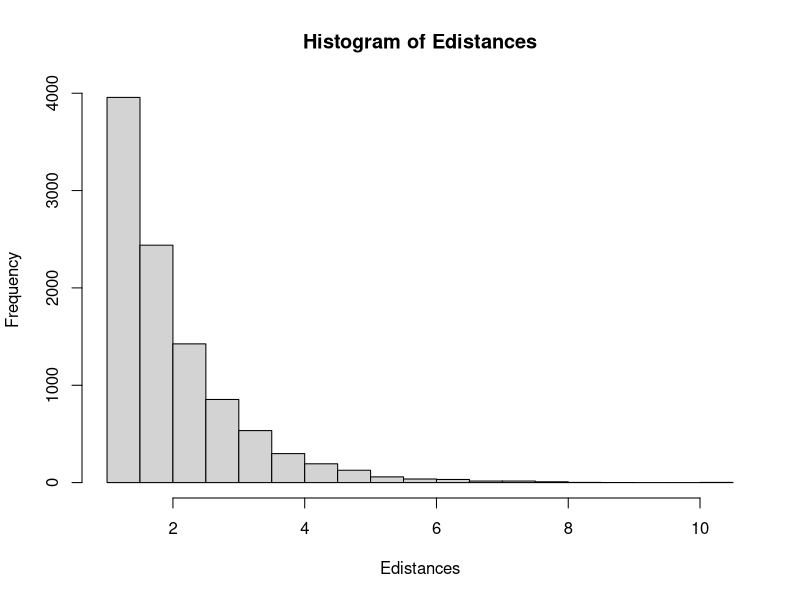
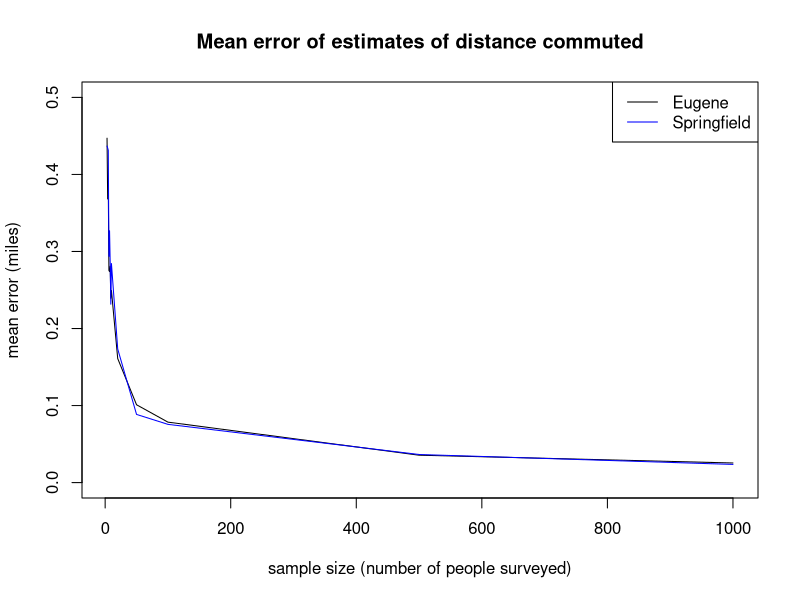
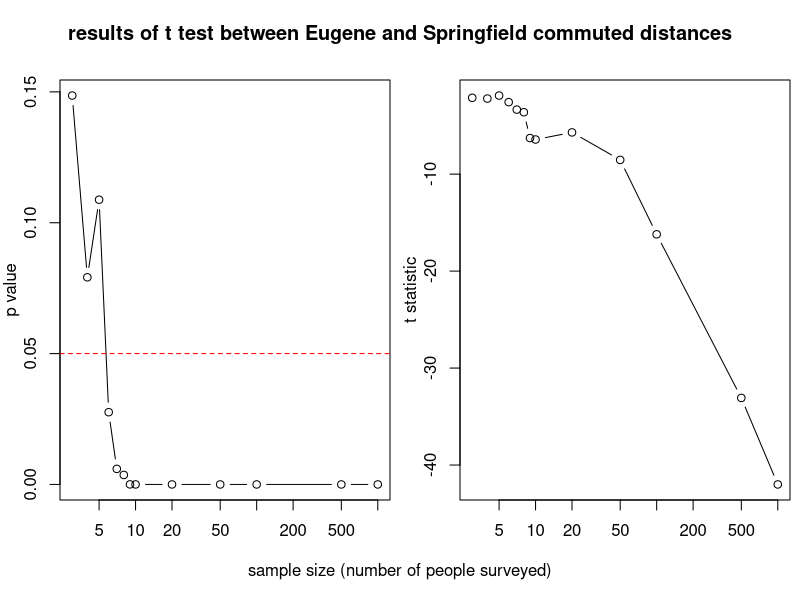

R code for these plots, in order: (Note: this script raises an error after producing the figures.)
## ---- chunk 1
knitr::opts_chunk$set(echo = FALSE)
## ---- chunk 2
Edistances <- rexp(10000)+1
Sdistances <- rexp(10000)+3
## ---- chunk 3
hist(Edistances)
## ---- chunk 4
N <- c(3:10,20,50,100,500,1000)
Etmean <- mean(Edistances)
Stmean <- mean(Sdistances)
Emeanerror <- {}
Smeanerror <- {}
upperE <- {}
lowerE <- {}
upperS <- {}
lowerS <- {}
pv <- {}
t <- {}
for (p in seq_along(N)){
  Esmean<-replicate(100,{
    Egn <- mean(sample(Edistances,N[p]))
  })
  upperE[p] <- mean(Esmean[97:98])
  lowerE[p] <- mean(Esmean[2:3])
  Ssmean<-replicate(100, {
    Spf <- mean(sample(Sdistances,N[p]))
  })
  upperS[p] <- mean(Ssmean[97:98])
  lowerS[p] <- mean(Ssmean[2:3])
  Emeanerror[p] <- mean(abs(Esmean-Etmean))
  Smeanerror[p] <- mean(abs(Ssmean-Stmean))
  
  tt<-t.test(sample(Edistances,N[p]), sample(Sdistances,N[p]))
  t[p] <- tt$statistic
  pv[p] <- tt$p.value
}
pdf("meanError.pdf")
plot(N, Emeanerror, type='l', xlab="sample size (number of people surveyed)", ylab="mean error (miles)", main="Mean error of estimates of distance commuted", ylim=c(0,0.5))
lines(N, Smeanerror, col="blue")
legend("topright", legend=c("Eugene", "Springfield"), col=c("black","blue"), lty=1)
dev.off()
pdf("ttest.pdf")
par(mfrow=c(1,2), mar=c(5,3,4,0.5))
plot(N, pv, type="b", log="x",xlab="", ylab="")
title(ylab="p value", line=2)
abline(h=0.05, col="red", lty=2)
plot(N,t, type="b", log="x",xlab="", ylab="")
title(ylab="t statistic", line=2)
title(main="results of t test between Eugene and Springfield commuted distances", outer=T, line=-2)
title(xlab="sample size (number of people surveyed)", outer=T, line=-2)
dev.off()

pdf("CIs.pdf")
plot(, type='l')
for (p in seq_along(N)){
  lines(c(lowerE[p], upperE[p]),c(p,p))
}
